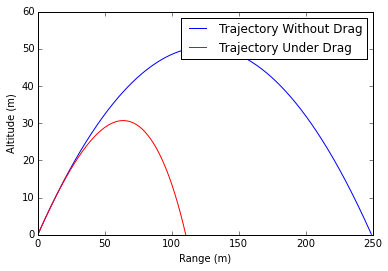

The script that drew this image:
import matplotlib.pyplot as plt
from math import cos, sin, pi, sqrt
from numpy import zeros, arange

h = .01          # stepsize (sec)
g = 9.81        # m/sec2

mass = 0.15    #  kg
ref_area = 0.005   #  m^2
draf_coefficient = 0.4    # drag coefficient
air_density = 1.22  # density of air kg/m^3

POS_X = 0
POS_Y = 1
POS_VX = 2
POS_VY = 3
NUM_VARS = 4

ENABLE_DRAG = True

def get_drag_acceleration(vx, vy):
    if not ENABLE_DRAG:
        return [0., 0.]
    
    v = sqrt(vx**2 + vy**2)
    
    f_drag = (1./2) * air_density * draf_coefficient * ref_area * v**2    
    a_drag = f_drag/mass
    
    return [-a_drag*vx/v, -a_drag*vy/v]
    
    
def f(t,x0):

    [ax_drag, ay_drag] = get_drag_acceleration(x0[POS_VX], x0[POS_VY] )
    
    res = zeros(NUM_VARS)
    res[POS_X] = x0[POS_VX]
    res[POS_Y] = x0[POS_VY]
    res[POS_VX] = ax_drag
    res[POS_VY] = ay_drag - g    
        
    return res
    
def RK4(t,x0):
    k0 = f(t,x0)
    
    xtemp = [x0[xi] + k0i*(h/2.) for xi,k0i in enumerate(k0)]
    k1 = f(t+h/2., xtemp)
    
    xtemp = [x0[xi] + k1i*(h/2.) for xi,k1i in enumerate(k1)]
    k2 = f(t+h/2., xtemp)
    
    xtemp = [x0[xi] + k2i*h for xi,k2i in enumerate(k2)]
    k3 = f(t+h, xtemp)
    
    x0 = [x0i + h/6. * (k0[xi] + 2 * k1[xi] + 2 * k2[xi] + k3[xi]) for xi,x0i in enumerate(x0)]
    
    return x0
   
def get_trajectory(x0, y0, v0, theta):

    args0 = zeros(NUM_VARS)
    args0[POS_X] = x0
    args0[POS_Y] = y0
    args0[POS_VX] = v0*cos(pi*theta/180)
    args0[POS_VY] = v0*sin(pi*theta/180)
    
    
    trajectory = []
    t = 0.          # sec
    
    while args0[POS_Y] >= 0:              
        trajectory.append( (t, args0) )        
        t = t + h
        args0 = RK4(t,args0)
        
    return trajectory

trajectories = []
optimal_theta = 0.
x0,y0,v0 = 0., 0., 50.
max_range = 0.
for angle in arange(0., 90., 1.):
    ENABLE_DRAG = True
    trajectory = get_trajectory(x0, y0, v0, angle) 
    tmp_max_range = max([xoi[POS_X] for ti,xoi in trajectory])
    if tmp_max_range > max_range:
        max_range = tmp_max_range
        optimal_theta = angle
        
    if angle == 45:
        trajectories.append( (angle, trajectory) )        

print 'optimal theta:', optimal_theta, ', range:', max_range
ENABLE_DRAG = True
trajectory_drag = get_trajectory(x0, y0, v0, optimal_theta) 

ENABLE_DRAG = False
trajectory_no_drag = get_trajectory(x0, y0, v0, optimal_theta) 


fig = plt.figure()
ax1 = fig.add_subplot(111)
plot_no_drag, = ax1.plot([x0i[POS_X] for ti,x0i in trajectory_no_drag], [x0i[POS_Y] for ti,x0i in trajectory_no_drag], label='Trajectory Without Drag')
plot_drag, = ax1.plot([x0i[POS_X] for ti,x0i in trajectory_drag], [x0i[POS_Y] for ti,x0i in trajectory_drag], 'r', label='Trajectory Under Drag')
ax1.set_xlabel('Range (m)')
ax1.set_ylabel('Altitude (m)')
plt.legend(handles=[plot_no_drag, plot_drag])
plt.show()

fig = plt.figure()
ax1 = fig.add_subplot(111)
plot_no_drag, = ax1.plot([ti for ti,x0i in trajectory_drag], [abs(x0i[POS_VX]) for ti,x0i in trajectory_drag], label='Vx under drag')
plot_drag, = ax1.plot([ti for ti,x0i in trajectory_drag], [abs(x0i[POS_VY]) for ti,x0i in trajectory_drag], 'r', label='Vy under drag')
ax1.set_xlabel('Time (s)')
ax1.set_ylabel('Speed (m/s)')
plt.legend(handles=[plot_no_drag, plot_drag])
plt.show()


fig3 = plt.figure()
ax2 = fig3.add_subplot(111)
ax_handles = []
for t in trajectories:
    trajectory, = ax2.plot([x0i[POS_X] for ti,x0i in t[1]], [x0i[POS_Y] for ti,x0i in t[1]] , label='Trajectory at Theta ' + str(t[0]))
    ax_handles.append(trajectory)
    
plot_drag, = ax2.plot([x0i[POS_X] for ti,x0i in trajectory_drag], [x0i[POS_Y] for ti,x0i in trajectory_drag], 'r', label='Trajectory at Optimal Theta:' + str(optimal_theta) )
ax_handles.append(plot_drag)
ax2.set_xlabel('Range (m)')
ax2.set_ylabel('Altitude (m)')
plt.legend(handles=ax_handles)
plt.show()

fig3 = plt.figure()
ax2 = fig3.add_subplot(111)
ax_handles = []
for t in trajectories:
    plot_v, = ax2.plot([ti for ti,x0i in t[1]], [sqrt(x0i[POS_VX]**2 + x0i[POS_VY]**2) for ti,x0i in t[1]] , 'b', label='V at Theta ' + str(t[0]))
    ax_handles.append(plot_v)
    
plot_v, = ax2.plot([ti for ti,x0i in trajectory_drag], [sqrt(x0i[POS_VX]**2 + x0i[POS_VY]**2) for ti,x0i in trajectory_drag], 'r', label='V at Optimal Theta:' + str(optimal_theta) )

ax_handles.append(plot_v)
ax2.set_xlabel('Time (s)')
ax2.set_ylabel('Speed (m/s)')
plt.legend(handles=ax_handles)
plt.show()
#
#
#fig2 = plt.figure()
#ax2 = fig2.add_subplot(111)
#trajectory_rk, = ax2.plot([ti for ti,x0i in ty_rk], [x0i[POS_Y] for ti,x0i in ty_rk], label='Runge Kutta Trajectory')
#trajectory_exact, = ax2.plot([ti for ti,x0i in ty_exact], [x0i[POS_Y] for ti,x0i in ty_exact], 'r', label='Exact Trajectory')
#ax2.set_xlabel('Time (s)')
#ax2.set_ylabel('Altitude (m)')
#plt.legend(handles=[trajectory_rk, trajectory_exact])
#plt.show()
#
#print 'range for theta=30 :', rng
#
##iteratively compute range for each angle and find the maximum range
#angle = 0.
#h_angle = 1.
#
#optimal_angle = 0.
#max_range = 0.
#trajectories = []
#while angle <= 90:
#    
#    x0 = zeros(NUM_VARS)
#    x0[POS_X] = 0.
#    x0[POS_Y] = 0.
#    x0[POS_VX] = v0*cos(pi*angle/180)
#    x0[POS_VY] = v0*sin(pi*angle/180)
#     
#    
#    t = 0.          # sec
#    
#    trajectory = []
#    while x0[POS_Y] >= 0:
#        
#        trajectory.append( (t, x0) )
#        
#        t = t + h
#        x0 = RK4(t,x0)
#        
#    if x0[POS_X] >= max_range:
#        max_range = x0[POS_X]
#        optimal_angle = angle
#        
#    if angle % 15 == 0:
#        trajectories.append( (angle, trajectory) )
#    
#    angle = angle + h_angle
#    
#print 'optimal angle:', optimal_angle, ', max_range:', max_range
#
#fig3 = plt.figure()
#ax2 = fig3.add_subplot(111)
#ax_handles = []
#for t in trajectories:
#    trajectory_rk, = ax2.plot([x0i[POS_X] for ti,x0i in t[1]], [x0i[POS_Y] for ti,x0i in t[1]] , label='Theta ' + str(t[0]))
#    ax_handles.append(trajectory_rk)
#    
#ax2.set_xlabel('Range (m)')
#ax2.set_ylabel('Altitude (m)')
#plt.legend(handles=ax_handles)
#plt.show()
